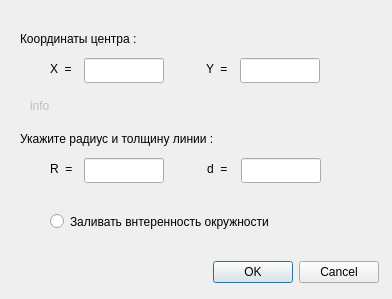
<?xml version="1.0" encoding="UTF-8"?>
<ui version="4.0">
 <class>DialogCircleDraw</class>
 <widget class="QDialog" name="DialogCircleDraw">
  <property name="geometry">
   <rect>
    <x>0</x>
    <y>0</y>
    <width>392</width>
    <height>299</height>
   </rect>
  </property>
  <property name="windowTitle">
   <string>Нарисовать Окружность</string>
  </property>
  <widget class="QDialogButtonBox" name="buttonBox">
   <property name="geometry">
    <rect>
     <x>210</x>
     <y>260</y>
     <width>169</width>
     <height>25</height>
    </rect>
   </property>
   <property name="standardButtons">
    <set>QDialogButtonBox::Cancel|QDialogButtonBox::Ok</set>
   </property>
  </widget>
  <widget class="QLabel" name="label">
   <property name="geometry">
    <rect>
     <x>20</x>
     <y>30</y>
     <width>161</width>
     <height>17</height>
    </rect>
   </property>
   <property name="text">
    <string>Координаты центра :</string>
   </property>
  </widget>
  <widget class="QLabel" name="label_2">
   <property name="geometry">
    <rect>
     <x>50</x>
     <y>60</y>
     <width>67</width>
     <height>17</height>
    </rect>
   </property>
   <property name="text">
    <string>X  =</string>
   </property>
  </widget>
  <widget class="QLabel" name="label_3">
   <property name="geometry">
    <rect>
     <x>206</x>
     <y>60</y>
     <width>67</width>
     <height>17</height>
    </rect>
   </property>
   <property name="text">
    <string>Y  =</string>
   </property>
  </widget>
  <widget class="QLineEdit" name="line_X">
   <property name="geometry">
    <rect>
     <x>84</x>
     <y>58</y>
     <width>80</width>
     <height>25</height>
    </rect>
   </property>
  </widget>
  <widget class="QLineEdit" name="line_Y">
   <property name="geometry">
    <rect>
     <x>240</x>
     <y>58</y>
     <width>80</width>
     <height>25</height>
    </rect>
   </property>
  </widget>
  <widget class="QLabel" name="label_X_info">
   <property name="enabled">
    <bool>false</bool>
   </property>
   <property name="geometry">
    <rect>
     <x>30</x>
     <y>96</y>
     <width>361</width>
     <height>20</height>
    </rect>
   </property>
   <property name="text">
    <string>info</string>
   </property>
  </widget>
  <widget class="QLineEdit" name="line_R">
   <property name="geometry">
    <rect>
     <x>84</x>
     <y>158</y>
     <width>80</width>
     <height>25</height>
    </rect>
   </property>
  </widget>
  <widget class="QLabel" name="label_4">
   <property name="geometry">
    <rect>
     <x>20</x>
     <y>130</y>
     <width>251</width>
     <height>17</height>
    </rect>
   </property>
   <property name="text">
    <string>Укажите радиус и толщину линии :</string>
   </property>
  </widget>
  <widget class="QLineEdit" name="line_d">
   <property name="geometry">
    <rect>
     <x>241</x>
     <y>158</y>
     <width>80</width>
     <height>25</height>
    </rect>
   </property>
  </widget>
  <widget class="QLabel" name="label_5">
   <property name="geometry">
    <rect>
     <x>50</x>
     <y>160</y>
     <width>31</width>
     <height>17</height>
    </rect>
   </property>
   <property name="text">
    <string>R  =</string>
   </property>
  </widget>
  <widget class="QLabel" name="label_6">
   <property name="geometry">
    <rect>
     <x>207</x>
     <y>160</y>
     <width>31</width>
     <height>17</height>
    </rect>
   </property>
   <property name="text">
    <string>d  =</string>
   </property>
  </widget>
  <widget class="QRadioButton" name="radioButton">
   <property name="geometry">
    <rect>
     <x>50</x>
     <y>210</y>
     <width>301</width>
     <height>23</height>
    </rect>
   </property>
   <property name="text">
    <string>Заливать внтеренность окружности</string>
   </property>
  </widget>
 </widget>
 <resources/>
 <connections/>
</ui>
